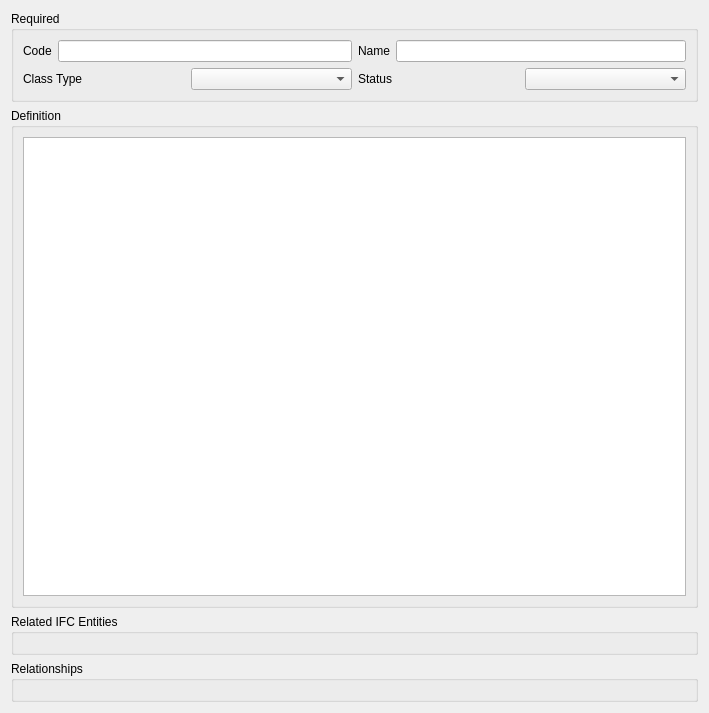
<?xml version="1.0" encoding="UTF-8"?>
<ui version="4.0">
 <class>ClassEditor</class>
 <widget class="QWidget" name="ClassEditor">
  <property name="geometry">
   <rect>
    <x>0</x>
    <y>0</y>
    <width>709</width>
    <height>713</height>
   </rect>
  </property>
  <property name="windowTitle">
   <string>Form</string>
  </property>
  <layout class="QVBoxLayout" name="verticalLayout">
   <item>
    <widget class="QGroupBox" name="gb_required">
     <property name="title">
      <string>Required</string>
     </property>
     <layout class="QGridLayout" name="gridLayout">
      <item row="0" column="0">
       <layout class="QHBoxLayout" name="hl_code">
        <item>
         <widget class="QLabel" name="lb_code">
          <property name="text">
           <string>Code</string>
          </property>
         </widget>
        </item>
        <item>
         <widget class="QLineEdit" name="le_code"/>
        </item>
       </layout>
      </item>
      <item row="0" column="1">
       <layout class="QHBoxLayout" name="hl_name">
        <item>
         <widget class="QLabel" name="lb_name">
          <property name="text">
           <string>Name</string>
          </property>
         </widget>
        </item>
        <item>
         <widget class="QLineEdit" name="le_name"/>
        </item>
       </layout>
      </item>
      <item row="1" column="0">
       <layout class="QHBoxLayout" name="hl_class_type">
        <item>
         <widget class="QLabel" name="lb_class_type">
          <property name="text">
           <string>Class Type</string>
          </property>
         </widget>
        </item>
        <item>
         <widget class="QComboBox" name="cb_class_type"/>
        </item>
       </layout>
      </item>
      <item row="1" column="1">
       <layout class="QHBoxLayout" name="hl_status">
        <item>
         <widget class="QLabel" name="lb_status">
          <property name="text">
           <string>Status</string>
          </property>
         </widget>
        </item>
        <item>
         <widget class="QComboBox" name="cb_status"/>
        </item>
       </layout>
      </item>
     </layout>
    </widget>
   </item>
   <item>
    <widget class="QGroupBox" name="gb_defintion">
     <property name="title">
      <string>Definition</string>
     </property>
     <layout class="QVBoxLayout" name="verticalLayout_2">
      <item>
       <widget class="QTextEdit" name="te_definition"/>
      </item>
     </layout>
    </widget>
   </item>
   <item>
    <widget class="QGroupBox" name="gb_ifc_entities">
     <property name="title">
      <string>Related IFC Entities</string>
     </property>
     <layout class="QVBoxLayout" name="verticalLayout_4">
      <item>
       <widget class="IfcTagInput" name="ti_related_ifc_entity" native="true"/>
      </item>
     </layout>
    </widget>
   </item>
   <item>
    <widget class="QGroupBox" name="gb_relationship">
     <property name="title">
      <string>Relationships</string>
     </property>
     <layout class="QVBoxLayout" name="verticalLayout_3">
      <item>
       <widget class="RelationshipWidget" name="relationship_editor" native="true"/>
      </item>
     </layout>
    </widget>
   </item>
  </layout>
 </widget>
 <customwidgets>
  <customwidget>
   <class>IfcTagInput</class>
   <extends>QWidget</extends>
   <header>bsdd_gui.module.class_editor_widget.ui</header>
   <container>1</container>
  </customwidget>
  <customwidget>
   <class>RelationshipWidget</class>
   <extends>QWidget</extends>
   <header>bsdd_gui.module.relationship_editor_widget.ui</header>
   <container>1</container>
  </customwidget>
 </customwidgets>
 <resources/>
 <connections/>
</ui>
